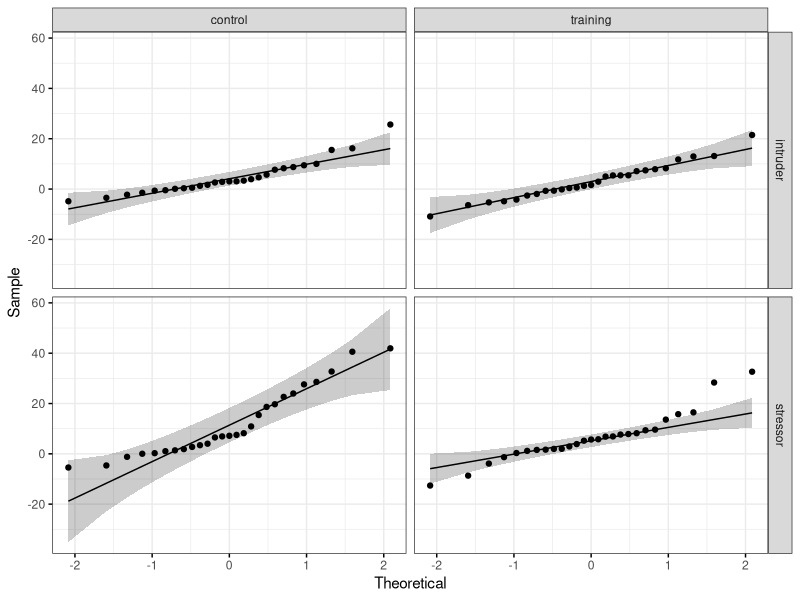
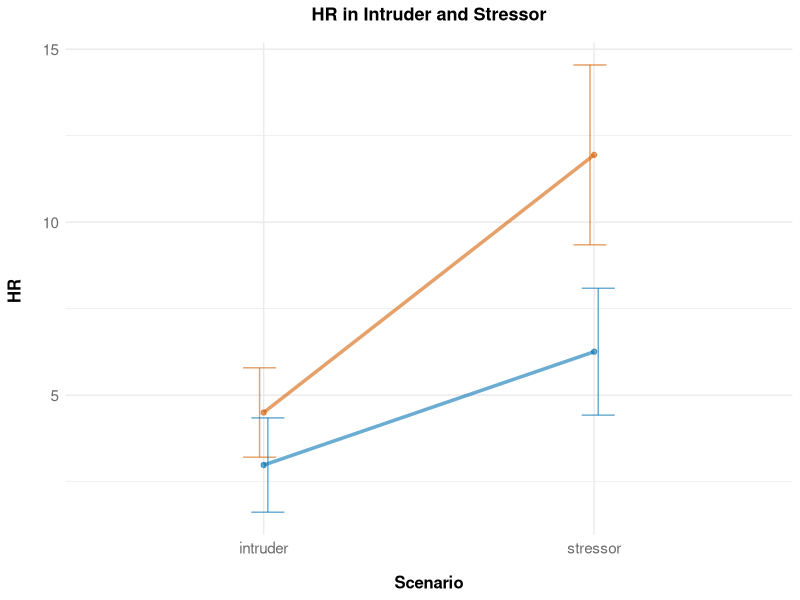
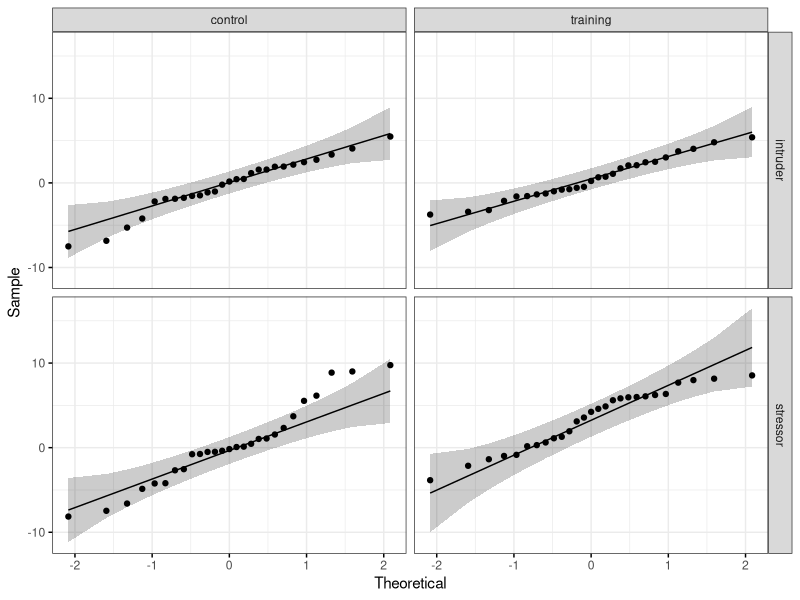
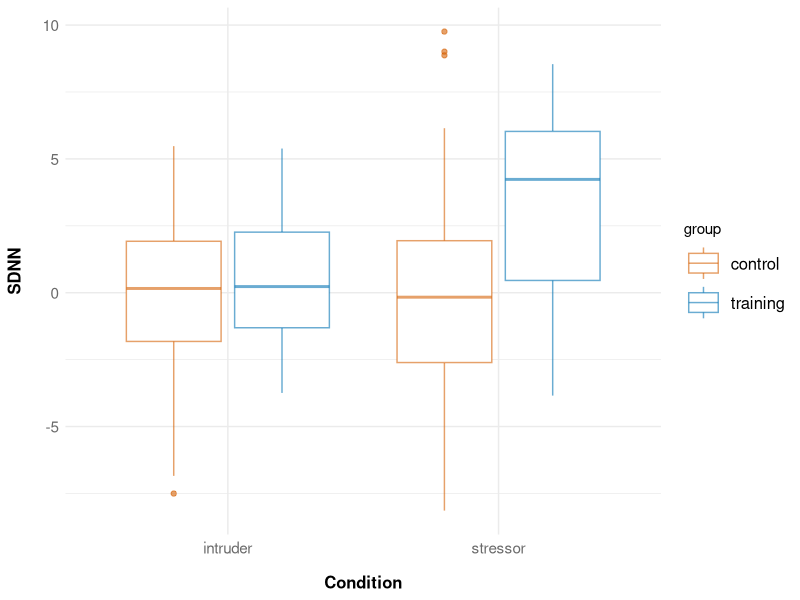
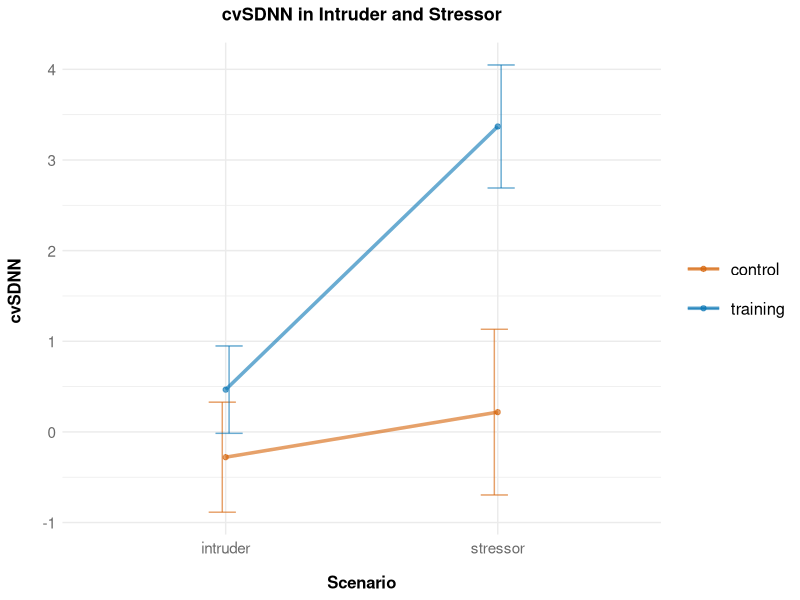
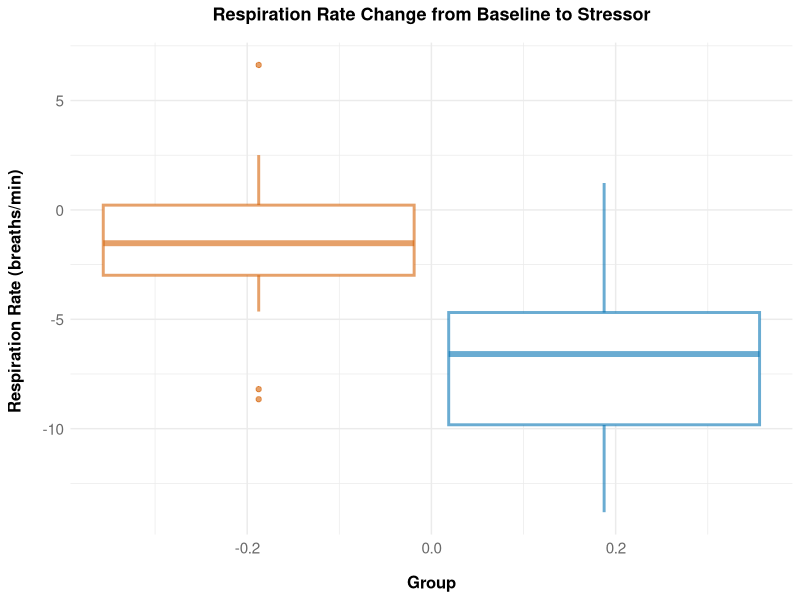

Generate these figures, in order, with R:
## ---- chunk 1
library(tidyverse)
library(nlme)
library(ggplot2)
library(ggpubr)
library(rstatix)
library(reshape2)
library(dplyr)
library(psych)



## ---- chunk 2

training_t2 <- read.csv("data/training_t2_CLEAN.csv")
control_t2 <- read.csv("data/control_t2_CLEAN.csv")
control_t1<- read.csv("data/control_t1_CLEAN.csv")
training_t1 <- read.csv("data/training_t1_CLEAN.csv")


#cbPalette <- c( "#E69F00", "#56B4E9", "#009E73", "#F0E442", "#0072B2", "#D55E00", "#CC79A7")
cbPalette <- c( "#D55E0095", "#0072B295")

##checking the ids match for both groups 
#training_t1$ids == training_t2$ids
#ßcontrol_t1$ids == control_t2$ids

#rm <- sample(training_t1$ids, 1) 
### initially used this to randomly choose a participant from 
## the training group to exclude to make the groups even sizes - 
## the initial exclusion was 9361 so it has been hardcoded 
###in for reproducibility 

training_t1[which(training_t1$ids == 9361),] <- NA
training_t2[which(training_t2$ids == 9361),] <- NA

training_t2 <- training_t2[complete.cases(training_t2),]
training_t1 <- training_t1[complete.cases(training_t1),]



training_t2$hr_diff <- training_t2$dungeon_HR - training_t1$baseline_HR
control_t2$hr_diff <- control_t2$dungeon_HR - control_t1$baseline_HR

training_t2$sdnn_diff <- training_t2$dungeon_sdnn - training_t1$baseline_sdnn
control_t2$sdnn_diff <- control_t2$dungeon_sdnn - control_t1$baseline_sdnn

options(scipen=999)

################################################
## T-tests 
################################################


t.test(training_t2$hr_diff, control_t2$hr_diff)
t.test(training_t2$sdnn_diff, control_t2$sdnn_diff)


## ---- chunk 3


################################################
### BL normalised HR repeated measures ANOVA ###
################################################



training_melt <- data.frame(ids = rep(training_t1$ids,2),
                            time = c(rep("intruder", 27), rep("stressor",27)),
                            HR = c(training_t1$horror_HR - training_t1$baseline_HR,
                                   training_t2$hr_diff),
                            group = rep("training", 54))

control_melt <- data.frame(ids = rep(control_t1$ids,2),
                           time = c(rep("intruder", 27), rep("stressor",27)),
                           HR = c(control_t1$horror_HR - control_t1$baseline_HR,
                                  control_t2$hr_diff),
                           group = rep("control", 54))


melt.aov <- rbind(control_melt, training_melt)

#rm(training_melt, control_melt)

melt.aov$time <- factor(melt.aov$time, levels=c("intruder", "stressor"))
melt.aov$group <- factor(melt.aov$group)


#test normality 
melt.aov %>%
  group_by(time, group) %>%
  shapiro_test(HR)

ggqqplot(melt.aov, "HR", ggtheme = theme_bw()) +
  facet_grid(time ~ group)

#test homogeneity of variance
melt.aov %>%
  group_by(time) %>%
  levene_test(HR ~ group)

#test homogeneity of covariance
box_m(melt.aov[, "HR", drop = FALSE], melt.aov$group)


## ---- chunk 4


# Two-way mixed ANOVA test
res.aov <- anova_test(
  data = melt.aov, dv = HR, wid = ids,
  between = group, within = time
)
get_anova_table(res.aov)

# Effect of time at each level of group
one.way <- melt.aov %>%
  group_by(group) %>%
  anova_test(dv = HR, wid = ids, within = time) %>%
  get_anova_table() %>%
  adjust_pvalue(method = "fdr")
one.way

##calculate the means for control and training

mean(control_t1$horror_HR)
mean(control_t2$dungeon_HR)


melt.aov %>% 
  group_by(group, time) %>% 
  summarise(hr_mean = mean(HR)) -> melt.aov2


melt.aov %>% 
  group_by(group, time) %>% 
  summarise(sd = sd(HR)) -> melt.aov3

melt.aov2$sd = melt.aov3$sd
melt.aov2$sd = melt.aov2$sd / sqrt(27)

rm(melt.aov3)


hr_aov_plot<- ggplot(data = melt.aov2) +
  aes(x = time, y = hr_mean, color = group) +
  geom_line(aes(group = group), linewidth = 1.2) +
  scale_color_manual(values=cbPalette)+
  labs(title = "",
       x = "Scenario",
       y = "HR ",
       fill = "group")+
  #ggtitle("CTQ Score")   +
  geom_point()+
  ggtitle("HR in Intruder and Stressor")+
  theme_minimal()+
  theme(plot.title = element_text(hjust = 0.5)) +
  theme(plot.title = element_text(margin=margin(0,0,13,0))) +
  theme(plot.title=element_text(face="bold")) +
  theme(plot.title=element_text(size=13)) +
  theme(axis.text = element_text(colour = "#00000095")) +
  theme(axis.title.x = element_text(face="bold")) +
  theme(axis.title.y = element_text(face="bold")) +
  theme(axis.title.x = element_text(size = 12)) +
  theme(axis.title.y = element_text(size = 12)) +
  theme(axis.text=element_text(size=11))+
  theme(axis.title.x = element_text(margin=margin(13,0,0,0))) +
  theme(axis.title.y = element_text(margin=margin(0,13,0,0))) +
  theme(legend.text = element_text(size=12))+
  theme(legend.key.size = unit(1, 'cm'))+
  geom_errorbar(aes(ymin = hr_mean-sd, ymax= hr_mean+sd),width=.2,
                position=position_dodge(0.05)) +
  scale_y_continuous(n.breaks=5) 

hr_aov_plot  + guides(colour=FALSE)


rm(melt.aov, melt.aov2, model.aov, res.aov, one.way)

## ---- chunk 5
###################################################
### BL normalised SDNN repeated measures ANOVA ###
##################################################

training_sdnn_melt <- data.frame(ids = rep(training_t1$ids,2),
                                 time = c(rep("intruder", 27), rep("stressor",27)),
                                 SDNN = c(training_t1$horror_sdnn - training_t1$baseline_sdnn,
                                          training_t2$sdnn_diff),
                                 group = rep("training", 54))

control_sdnn_melt <- data.frame(ids = rep(control_t1$ids,2),
                                time = c(rep("intruder", 27), rep("stressor",27)),
                                SDNN = c(control_t1$horror_sdnn - control_t1$baseline_sdnn,
                                         control_t2$sdnn_diff),
                                group = rep("control", 54))

melt.aov <- rbind(control_sdnn_melt, training_sdnn_melt)

rm(control_sdnn_melt, training_sdnn_melt)


melt.aov$time <- factor(melt.aov$time, levels=c("intruder", "stressor"))
melt.aov$group <- factor(melt.aov$group)


#test normality dATA IS NOT NORMAL
melt.aov %>%
  group_by(time, group) %>%
  shapiro_test(SDNN)

ggqqplot(melt.aov, "SDNN", ggtheme = theme_bw()) +
  facet_grid(time ~ group)

#test homogeneity of variance
melt.aov %>%
  group_by(time) %>%
  levene_test(SDNN ~ group)

#test homogeneity of covariance
box_m(melt.aov[, "SDNN", drop = FALSE], melt.aov$group)

# Two-way mixed ANOVA test
res.aov <- anova_test(
  data = melt.aov, dv = SDNN, wid = ids,
  between = group, within = time
)
get_anova_table(res.aov)


# Pairwise comparisons between group levels
pwc <- melt.aov %>%
  group_by(time) %>%
  pairwise_t_test(SDNN ~ group, p.adjust.method = "bonferroni")
pwc

melt.aov <- melt.aov %>% 
  group_by(group) %>% 
  mutate(mean = mean(SDNN))

melt.aov <- melt.aov %>% 
  group_by(time) %>% 
  mutate(time_mean = mean(SDNN))

# Effect of time at each level of exercises group
one.way <- melt.aov %>%
  group_by(group) %>%
  anova_test(dv = SDNN, wid = ids, within = time) %>%
  get_anova_table() %>%
  adjust_pvalue(method = "fdr")
one.way


# Pairwise comparisons between time points at each group levels
# Paired t-test is used because we have repeated measures by time
pwc2 <- melt.aov %>%
  group_by(group) %>%
  pairwise_t_test(
    SDNN ~ time, paired = TRUE, 
    p.adjust.method = "bonferroni"
  ) %>%
  select(, -p) # Remove details

print(pwc2)


bxp <- ggboxplot(
  melt.aov, x = "time", y = "SDNN",
  color = "group", palette= cbPalette,
  ylab = "SDNN", xlab = "Condition") +   
  theme_minimal()+
  theme(axis.text = element_text(colour = "#00000095")) +
  theme(axis.title.x = element_text(face="bold")) +
  theme(axis.title.y = element_text(face="bold")) +
  theme(axis.title.x = element_text(size = 12)) +
  theme(axis.title.y = element_text(size = 12)) +
  theme(axis.text=element_text(size=11))+
  theme(axis.title.x = element_text(margin=margin(13,0,0,0))) +
  theme(axis.title.y = element_text(margin=margin(0,13,0,0))) +
  theme(legend.text = element_text(size=12))+
  theme(legend.key.size = unit(1, 'cm'))+
  scale_y_continuous(n.breaks=5) 

bxp



melt.aov %>% 
  group_by(group, time) %>% 
  summarise(sdnn_mean = mean(SDNN)) -> melt.aov2


melt.aov %>% 
  group_by(group, time) %>% 
  summarise(sd = sd(SDNN)) -> melt.aov3

melt.aov2$sd = melt.aov3$sd
melt.aov2$sd = melt.aov2$sd / sqrt(27)

rm(melt.aov3)



sdnn_aov_plot <- ggplot(data = melt.aov2) +
  aes(x = time, y = sdnn_mean, color = group) +
  geom_line(aes(group = group), linewidth = 1.2) +
  scale_color_manual(values=cbPalette)+
  labs(title = "",
       x = "Scenario",
       y = "cvSDNN ",
       fill = "group")+
  geom_point() +
  ggtitle("cvSDNN in Intruder and Stressor")+
  theme_minimal()+
  theme(plot.title = element_text(hjust = 0.5)) +
  theme(plot.title = element_text(margin=margin(0,0,13,0))) +
  theme(plot.title=element_text(face="bold")) +
  theme(plot.title=element_text(size=13)) +
  theme(axis.text = element_text(colour = "#00000095")) +
  theme(axis.title.x = element_text(face="bold")) +
  theme(axis.title.y = element_text(face="bold")) +
  theme(axis.title.x = element_text(size = 12)) +
  theme(axis.title.y = element_text(size = 12)) +
  theme(axis.text=element_text(size=11))+
  theme(axis.title.x = element_text(margin=margin(13,0,0,0))) +
  theme(axis.title.y = element_text(margin=margin(0,13,0,0))) +
  theme(legend.text = element_text(size=12))+
  theme(legend.key.size = unit(1, 'cm'))+
  geom_errorbar(aes(ymin = sdnn_mean-sd, ymax= sdnn_mean+sd),width=.2,
                position=position_dodge(0.05)) +
  scale_y_continuous(n.breaks=5) 




rm(melt.aov, melt.aov2, bxp, pwc, pwc2, one.way, res.aov)

## ---- chunk 6
sdnn_aov_plot + theme(legend.title = element_blank())

## ---- chunk 7

###################################################
############## Respiration analysis ############## 
##################################################


controlResp <- read.csv("data/controlResp.csv")
trainResp <- read.csv("data/trainingResp.csv")

trainResp$diff <- trainResp$dungeonBreathTrain - trainResp$baselineBreathTrain
controlResp$contDiff <- controlResp$dungeonBreathCont - controlResp$baselineBreathCont


# rm <- sample(trainResp$ids, 4) 
# Initially I selected 4 random datasets from the training group to exclude
#these were 6782, 9361, 6924 and 4486
# for replicability I'm now manually removing those participants
# so we don't randomly remove different participants each time and alter results

trainResp[which(trainResp$ids == 6782),] <- NA
trainResp[which(trainResp$ids == 9361),] <- NA
trainResp[which(trainResp$ids == 6924),] <- NA
trainResp[which(trainResp$ids == 4486),] <- NA

trainResp <- trainResp[complete.cases(trainResp),]


mean(trainResp$diff)
mean(controlResp$contDiff)


t.test(controlResp$contDiff, trainResp$diff)


#### plotting difference in resp change
### between control and training groups 


colnames(trainResp)[2] <- "baseline" 
colnames(trainResp)[3] <- "stressor" 
colnames(controlResp)[2] <- "baseline" 
colnames(controlResp)[3] <- "stressor" 


diffs <- data.frame(control = controlResp$contDiff, 
                    training = trainResp$diff)


diffs <- melt(diffs)
diffs$variable <- factor(diffs$variable)


 
resp_box <- ggplot(data = diffs) +
  aes(data = variable, y = value, color = variable) +
  geom_boxplot(show.legend = FALSE, linewidth = 1) +
  theme_classic()+
  scale_color_manual(values=cbPalette)+
   labs(title = "Respiration Rate Change from Baseline to Stressor",
       x = "Group",
       y = "Respiration Rate (breaths/min) ")+
  theme_minimal()+
  theme(plot.title = element_text(hjust = 0.5)) +
  theme(plot.title = element_text(margin=margin(0,0,13,0))) +
  theme(plot.title=element_text(face="bold")) +
  theme(plot.title=element_text(size=13)) +
  theme(axis.text = element_text(colour = "#00000095")) +
  theme(axis.title.x = element_text(face="bold")) +
  theme(axis.title.y = element_text(face="bold")) +
  theme(axis.title.x = element_text(size = 12)) +
  theme(axis.title.y = element_text(size = 12)) +
  theme(axis.text=element_text(size=11))+
  theme(axis.title.x = element_text(margin=margin(13,0,0,0))) +
  theme(axis.title.y = element_text(margin=margin(0,13,0,0))) +
  theme(legend.text = element_text(size=12))+
  theme(legend.key.size = unit(1, 'cm'))+
  scale_y_continuous(n.breaks=5) 

resp_box
